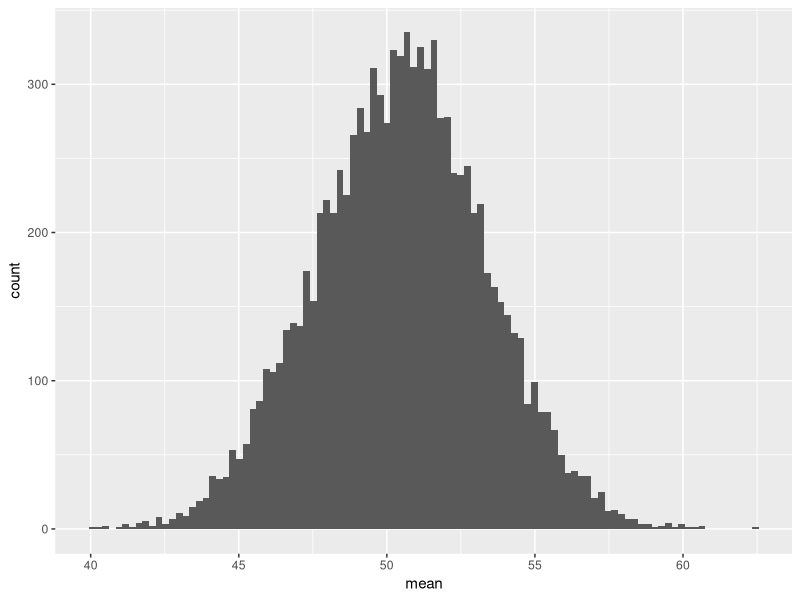

This chart was generated by the following R code:
library(boot)
library(ggplot2)

###ex.1
x = 1:100

samplemean <- function(x, d) {
  return(mean(x[d]))
}

b <- boot(x, samplemean, R=10000)
D <- data.frame(mean = b$t)

ggplot(data = D) + 
  geom_histogram(aes(x = mean), bins = 100)



###ex.2
diff_mean <- function(X,d) {
  return(mean(X[d,2]-X[d,1]))
}

b <- boot(cd4, diff_mean, R=50000)
ci <- boot.ci(b, conf = 0.95, type = "basic")
cat("95% CI from ", ci$basic[1,4], " - ", ci$basic[1,5], "\n")



###ex.3 parameter bootstrap
cd4.mle <- list(m = colMeans(cd4), v = var(cd4))
cd4.rg <- function(data, mle) MASS::mvrnorm(nrow(data), mle$m, mle$v)

cd4.boot <- boot(cd4, corr, R = 999, sim = "parametric",
                 ran.gen = cd4.rg, mle = cd4.mle)

boot.ci(cd4.boot,  type = c("norm", "basic", "perc"),
        conf = 0.9, h = atanh, hinv = tanh)



###ex.4 parameter bootstrap using parallel computing
library(parallel)
cd4.mle <- list(m = colMeans(cd4), v = var(cd4))
cd4.rg <- function(data, mle) MASS::mvrnorm(nrow(data), mle$m, mle$v) 
run1 <- function(...) boot(cd4, corr, R = 500, sim = "parametric",
                           ran.gen = cd4.rg, mle = cd4.mle)

mc <- 2 # set as appropriate for your hardware
cd4.boot <- do.call(c, mclapply(seq_len(mc), run1) ) 
#do.call() 是告诉list一个函数，然后list里的所有元素来执行这个函数
boot.ci(cd4.boot, type = c("norm", "basic", "perc"), 
        conf = 0.9, h = atanh, hinv = tanh)



